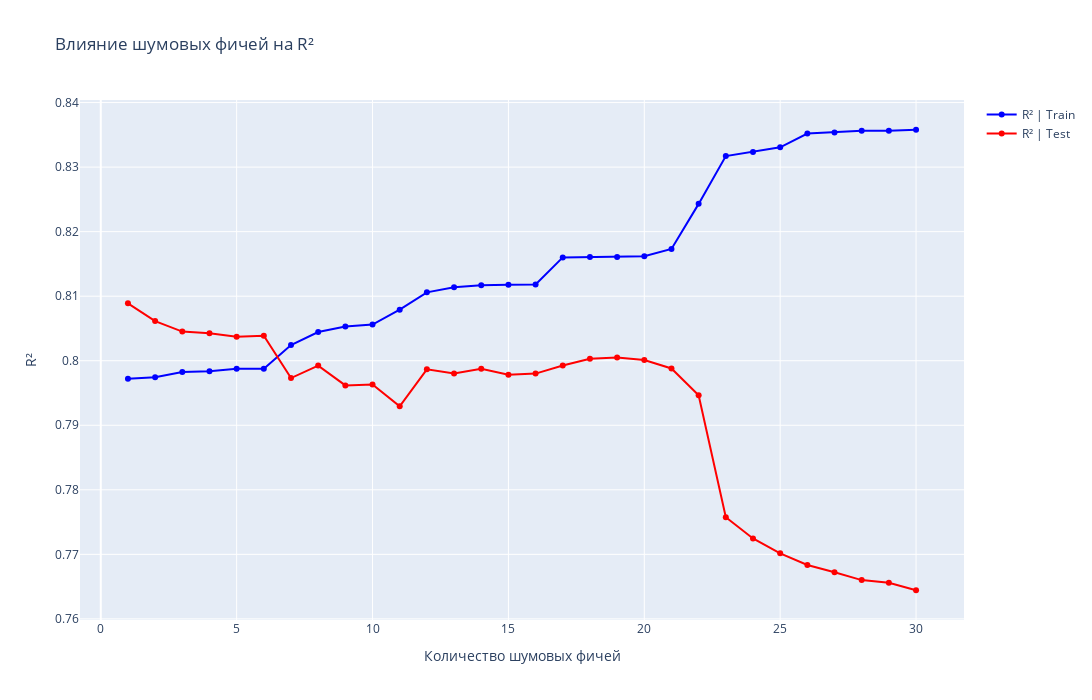

Notebook source saved alongside this figure:
### Code cell
import plotly.graph_objects as go

features_count = list(range(1, NOISY_FEATURES_COUNT + 1))

fig = go.Figure()

fig.add_trace(go.Scatter(
    x=features_count, 
    y=scores_train, 
    mode='lines+markers', 
    name='R² | Train',
    line=dict(color='blue'),
    marker=dict(size=6)
))


fig.add_trace(go.Scatter(
    x=features_count, 
    y=scores_test, 
    mode='lines+markers', 
    name='R² | Test',
    line=dict(color='red'),
    marker=dict(size=6)
))

fig.update_layout(
    height=700, width=1500,
    title="Влияние шумовых фичей на R²",
    xaxis_title="Количество шумовых фичей",
    yaxis_title="R²",
)

fig.show()

### Figure 1 — Plotly figure (JSON) as saved in the notebook; plotly's stock layout.template omitted (floating-point values rounded to 4 significant figures)
{"data": [{"line": {"color": "blue"}, "marker": {"size": 6}, "mode": "lines+markers", "name": "R² | Train", "type": "scatter", "x": [1, 2, 3, 4, 5, 6, 7, 8, 9, 10, 11, 12, 13, 14, 15, 16, 17, 18, 19, 20, 21, 22, 23, 24, 25, 26, 27, 28, 29, 30], "y": [0.7972, 0.7974, 0.7983, 0.7984, 0.7988, 0.7988, 0.8024, 0.8044, 0.8053, 0.8056, 0.8079, 0.8106, 0.8114, 0.8117, 0.8118, 0.8118, 0.816, 0.8161, 0.8161, 0.8162, 0.8173, 0.8243, 0.8317, 0.8324, 0.8331, 0.8352, 0.8354, 0.8356, 0.8356, 0.8358]}, {"line": {"color": "red"}, "marker": {"size": 6}, "mode": "lines+markers", "name": "R² | Test", "type": "scatter", "x": [1, 2, 3, 4, 5, 6, 7, 8, 9, 10, 11, 12, 13, 14, 15, 16, 17, 18, 19, 20, 21, 22, 23, 24, 25, 26, 27, 28, 29, 30], "y": [0.8089, 0.8061, 0.8045, 0.8042, 0.8037, 0.8039, 0.7973, 0.7992, 0.7962, 0.7963, 0.7929, 0.7987, 0.798, 0.7988, 0.7978, 0.798, 0.7993, 0.8003, 0.8005, 0.8001, 0.7988, 0.7946, 0.7758, 0.7725, 0.7702, 0.7684, 0.7672, 0.766, 0.7656, 0.7644]}], "layout": {"height": 700, "title": {"text": "Влияние шумовых фичей на R²"}, "width": 1500, "xaxis": {"title": {"text": "Количество шумовых фичей"}}, "yaxis": {"title": {"text": "R²"}}}}
